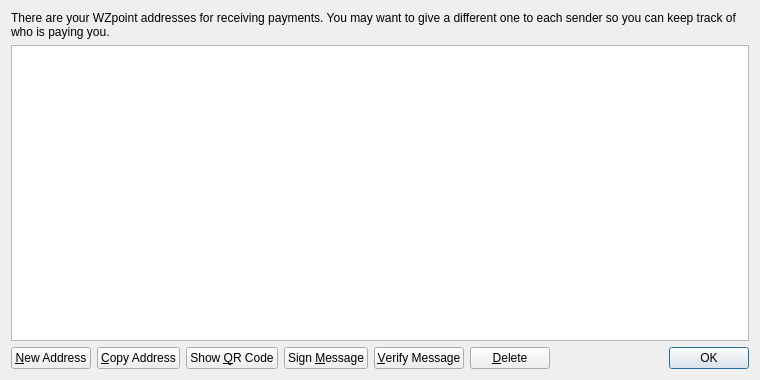
<?xml version="1.0" encoding="UTF-8"?>
<ui version="4.0">
 <class>AddressBookPage</class>
 <widget class="QWidget" name="AddressBookPage">
  <property name="geometry">
   <rect>
    <x>0</x>
    <y>0</y>
    <width>760</width>
    <height>380</height>
   </rect>
  </property>
  <property name="windowTitle">
   <string>Address Book</string>
  </property>
  <layout class="QVBoxLayout" name="verticalLayout">
   <item>
    <widget class="QLabel" name="labelExplanation">
     <property name="text">
      <string>There are your WZpoint addresses for receiving payments. You may want to give a different one to each sender so you can keep track of who is paying you.</string>
     </property>
     <property name="textFormat">
      <enum>Qt::PlainText</enum>
     </property>
     <property name="wordWrap">
      <bool>true</bool>
     </property>
    </widget>
   </item>
   <item>
    <widget class="QTableView" name="tableView">
     <property name="contextMenuPolicy">
      <enum>Qt::CustomContextMenu</enum>
     </property>
     <property name="toolTip">
      <string>Double-click to edit address or label</string>
     </property>
     <property name="tabKeyNavigation">
      <bool>false</bool>
     </property>
     <property name="alternatingRowColors">
      <bool>true</bool>
     </property>
     <property name="selectionMode">
      <enum>QAbstractItemView::SingleSelection</enum>
     </property>
     <property name="selectionBehavior">
      <enum>QAbstractItemView::SelectRows</enum>
     </property>
     <property name="sortingEnabled">
      <bool>true</bool>
     </property>
     <attribute name="verticalHeaderVisible">
      <bool>false</bool>
     </attribute>
    </widget>
   </item>
   <item>
    <layout class="QHBoxLayout" name="horizontalLayout">
     <item>
      <widget class="QPushButton" name="newAddressButton">
       <property name="toolTip">
        <string>Create a new address</string>
       </property>
       <property name="text">
        <string>&amp;New Address</string>
       </property>
       <property name="icon">
        <iconset resource="../bitcoin.qrc">
         <normaloff>:/icons/add</normaloff>:/icons/add</iconset>
       </property>
      </widget>
     </item>
     <item>
      <widget class="QPushButton" name="copyToClipboard">
       <property name="toolTip">
        <string>Copy the currently selected address to the system clipboard</string>
       </property>
       <property name="text">
        <string>&amp;Copy Address</string>
       </property>
       <property name="icon">
        <iconset resource="../bitcoin.qrc">
         <normaloff>:/icons/editcopy</normaloff>:/icons/editcopy</iconset>
       </property>
      </widget>
     </item>
     <item>
      <widget class="QPushButton" name="showQRCode">
       <property name="text">
        <string>Show &amp;QR Code</string>
       </property>
       <property name="icon">
        <iconset resource="../bitcoin.qrc">
         <normaloff>:/icons/qrcode</normaloff>:/icons/qrcode</iconset>
       </property>
      </widget>
     </item>
     <item>
      <widget class="QPushButton" name="signMessage">
       <property name="toolTip">
        <string>Sign a message to prove you own a WZpoint address</string>
       </property>
       <property name="text">
        <string>Sign &amp;Message</string>
       </property>
       <property name="icon">
        <iconset resource="../bitcoin.qrc">
         <normaloff>:/icons/edit</normaloff>:/icons/edit</iconset>
       </property>
      </widget>
     </item>
     <item>
      <widget class="QPushButton" name="verifyMessage">
       <property name="toolTip">
        <string>Verify a message to ensure it was signed with a specified WZpoint address</string>
       </property>
       <property name="text">
        <string>&amp;Verify Message</string>
       </property>
       <property name="icon">
        <iconset resource="../bitcoin.qrc">
         <normaloff>:/icons/transaction_0</normaloff>:/icons/transaction_0</iconset>
       </property>
      </widget>
     </item>
     <item>
      <widget class="QPushButton" name="deleteButton">
       <property name="toolTip">
        <string>Delete the currently selected address from the list</string>
       </property>
       <property name="text">
        <string>&amp;Delete</string>
       </property>
       <property name="icon">
        <iconset resource="../bitcoin.qrc">
         <normaloff>:/icons/remove</normaloff>:/icons/remove</iconset>
       </property>
      </widget>
     </item>
     <item>
      <spacer name="horizontalSpacer">
       <property name="orientation">
        <enum>Qt::Horizontal</enum>
       </property>
       <property name="sizeHint" stdset="0">
        <size>
         <width>40</width>
         <height>20</height>
        </size>
       </property>
      </spacer>
     </item>
     <item>
      <widget class="QDialogButtonBox" name="buttonBox">
       <property name="sizePolicy">
        <sizepolicy hsizetype="Maximum" vsizetype="Fixed">
         <horstretch>0</horstretch>
         <verstretch>0</verstretch>
        </sizepolicy>
       </property>
       <property name="standardButtons">
        <set>QDialogButtonBox::Ok</set>
       </property>
      </widget>
     </item>
    </layout>
   </item>
  </layout>
 </widget>
 <resources>
  <include location="../bitcoin.qrc"/>
 </resources>
 <connections/>
</ui>
